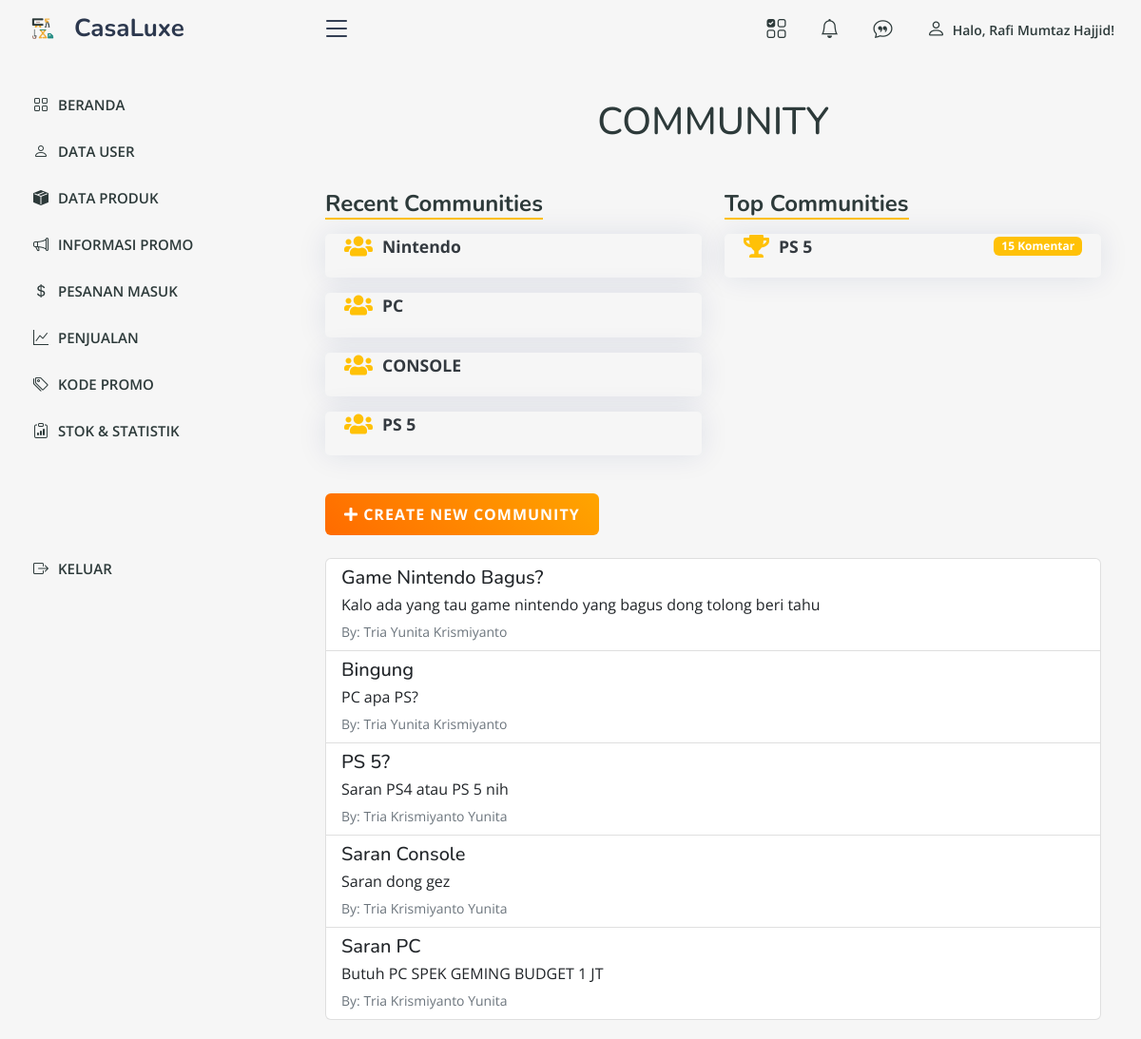
Screenshot of /admin/forum_komunitas.php (signed in) with the database file from the repository.
### tables this page shows
CREATE TABLE `komunitas` (
  `id_komunitas` int(11) NOT NULL,
  `nama_komunitas` varchar(255) NOT NULL,
  `deskripsi` text NOT NULL,
  `dibuat_oleh` int(11) NOT NULL,
  `created_at` timestamp NULL DEFAULT current_timestamp(),
  `gambar` varchar(255) DEFAULT NULL
);

CREATE TABLE `topik` (
  `id_topik` int(11) NOT NULL,
  `id_komunitas` int(11) NOT NULL,
  `judul_topik` varchar(255) NOT NULL,
  `deskripsi_topik` text NOT NULL,
  `dibuat_oleh` int(11) NOT NULL,
  `created_at` timestamp NULL DEFAULT current_timestamp()
);

CREATE TABLE `user` (
  `id_user` int(11) NOT NULL,
  `nama` varchar(255) NOT NULL,
  `email` varchar(255) NOT NULL,
  `password` varchar(255) NOT NULL,
  `no_tlp` varchar(50) DEFAULT NULL,
  `alamat` text DEFAULT NULL,
  `level` enum('admin','user') NOT NULL,
  `foto` varchar(255) NOT NULL,
  `active` datetime DEFAULT NULL
);

### admin/forum_komunitas.php (the view, shortened to what this page needs)
<?php
include '../db.php';
$query_recent = mysqli_query($kon, "SELECT * FROM komunitas ORDER BY created_at DESC LIMIT 5");
$query_top = mysqli_query($kon, "
    SELECT k.*, COUNT(t.id_topik) AS jumlah_topik,
           (SELECT COUNT(*)
            FROM topik tp
            JOIN komentar km ON tp.id_topik = km.id_topik
            WHERE tp.id_komunitas = k.id_komunitas) AS jumlah_komentar
    FROM komunitas k
    LEFT JOIN topik t ON k.id_komunitas = t.id_komunitas
    GROUP BY k.id_komunitas
    HAVING jumlah_komentar > 10
    ORDER BY jumlah_komentar DESC
    LIMIT 5
");
$query_topik = mysqli_query($kon, "
    SELECT t.id_topik, t.judul_topik, t.deskripsi_topik, u.nama AS pembuat
    FROM topik t
    JOIN user u ON t.dibuat_oleh = u.id_user
    ORDER BY t.id_topik DESC
");
?>
<!DOCTYPE html>
<html lang="en">
<head>
    <link rel="stylesheet" href="https://stackpath.bootstrapcdn.com/bootstrap/4.5.2/css/bootstrap.min.css">
    <link rel="stylesheet" href="../assets/css/style.css">
    <link rel="stylesheet" href="https://cdnjs.cloudflare.com/ajax/libs/font-awesome/5.15.4/css/all.min.css">
    <?php include 'aset.php'; ?>
</head>
<body>
  <?php require "atas.php"; ?>
  <?php require "menu.php"; ?>
  <main id="main" class="main">
    <div class="container mt-4">
        <h1 class="text-center mb-5">COMMUNITY</h1>
        <div class="row mb-4">
            <div class="col-md-6">
                <h4 class="section-title">Recent Communities</h4>
                <?php while ($recent = mysqli_fetch_assoc($query_recent)): ?>
                    <a href="detail_komunitas.php?id=<?php echo $recent['id_komunitas']; ?>">
                        <div class="card mb-3 card-custom">
                            <div class="card-body d-flex align-items-center">
                                <i class="fas fa-users community-icon"></i>
                                <span class="community-card-title"><?php echo htmlspecialchars($recent['nama_komunitas']); ?></span>
                            </div>
                        </div>
                    </a>
                <?php endwhile; ?>
            </div>
            <div class="col-md-6">
                <h4 class="section-title">Top Communities</h4>
                <?php while ($top = mysqli_fetch_assoc($query_top)): ?>
                    <a href="detail_komunitas.php?id=<?php echo $top['id_komunitas']; ?>">
                        <div class="card mb-3 card-custom">
                            <div class="card-body d-flex align-items-center justify-content-between">
                                <div class="d-flex align-items-center">
                                    <i class="fas fa-trophy community-icon"></i>
                                    <span class="community-card-title"><?php echo htmlspecialchars($top['nama_komunitas']); ?></span>
                                </div>
                                <span class="badge badge-warning"><?php echo $top['jumlah_komentar']; ?> Komentar</span>
                            </div>
                        </div>
                    </a>
                <?php endwhile; ?>
            </div>
        </div>
        <div class="d-flex justify-content-between mb-4">
            <button class="btn btn-community" data-toggle="modal" data-target="#tambahKomunitasModal"><i class="fas fa-plus"></i> CREATE NEW COMMUNITY</button>
        </div>
        <div class="list-group">
            <?php while ($topik = mysqli_fetch_assoc($query_topik)): ?>
                <a href="topik.php?id=<?php echo $topik['id_topik']; ?>" class="list-group-item list-group-item-action">
                    <h5 class="mb-1"><?php echo htmlspecialchars($topik['judul_topik']); ?></h5>
                    <p class="mb-1"><?php echo nl2br(htmlspecialchars($topik['deskripsi_topik'])); ?></p>
                    <small class="text-muted">By: <?php echo htmlspecialchars($topik['pembuat']); ?></small>
                </a>
            <?php endwhile; ?>
        </div>
    </div>
  </main>
</body>
</html>

### assets/css/style.css (style rules this page uses)
:root { scroll-behavior: smooth; }
body { font-family: "Open Sans", sans-serif; background: #f6f6f6; color: #2D3A3A; }
a { color: #2D3A3A; text-decoration: none; }
h1, h2, h3, h4, h5, h6 { font-family: "Nunito", sans-serif; }
#main { margin-top: 60px; padding: 20px 30px; transition: all 0.3s; }
.card { margin-bottom: 30px; border: none; border-radius: 5px; box-shadow: 0px 0 30px rgba(1, 41, 112, 0.1); background-color: #f6f6f6; }
.card-body { padding: 0 20px 20px 20px; }
.btn-community { background: linear-gradient(45deg, #ff6b00, #ffa500); color: white !important; padding: 10px 20px; font-weight: bold; text-transform: uppercase; border: none; border-radius: 6px; letter-spacing: 1px; transition: all 0.3s ease; }
@media (min-width: 1200px) { #main, #footer { margin-left: 300px; } }

### admin/forum_komunitas.php (style rules this page uses)
.card-custom { border: none; box-shadow: 0 4px 6px rgba(0, 0, 0, 0.1); transition: transform 0.3s; }
.community-icon { font-size: 1.5rem; color: #ffc107; margin-right: 10px; }
.community-card-title { font-weight: bold; font-size: 1.1rem; color: #343a40; }
.section-title { font-weight: bold; border-bottom: 2px solid #ffc107; display: inline-block; margin-bottom: 15px; }

### rows the page displays
komunitas: nama_komunitas "Nintendo"
komunitas: nama_komunitas "PC"
komunitas: nama_komunitas "CONSOLE"
komunitas: nama_komunitas "PS 5", jumlah_komentar "15"
topik: judul_topik "Game Nintendo Bagus?", deskripsi_topik "Kalo ada yang tau game nintendo yang bagus dong tolong beri tahu", dibuat_oleh.nama "Tria Yunita Krismiyanto"
topik: judul_topik "Bingung", deskripsi_topik "PC apa PS?", dibuat_oleh.nama "Tria Yunita Krismiyanto"
topik: judul_topik "PS 5?", deskripsi_topik "Saran PS4 atau PS 5 nih", dibuat_oleh.nama "Tria Krismiyanto Yunita"
topik: judul_topik "Saran Console", deskripsi_topik "Saran dong gez", dibuat_oleh.nama "Tria Krismiyanto Yunita"
topik: judul_topik "Saran PC", deskripsi_topik "Butuh PC SPEK GEMING BUDGET 1 JT", dibuat_oleh.nama "Tria Krismiyanto Yunita"

### other values shown
$_SESSION["admin"] "Rafi Mumtaz Hajjid"
